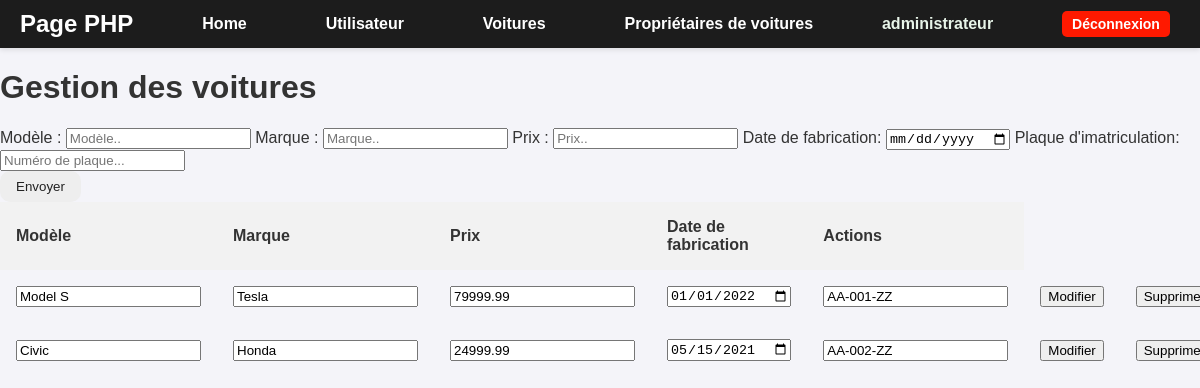
Page /public/php/cars.php (signed in) on the committed database.
### tables this page shows
CREATE TABLE IF NOT EXISTS cars (
    id INT NOT NULL AUTO_INCREMENT PRIMARY KEY,
    model VARCHAR(255) NOT NULL,
    brand VARCHAR(255) NOT NULL,
    price DECIMAL(8,2) CHECK (price >= 0),
    build_at DATE
);

### www/public/php/cars.php (the view, shortened to what this page needs)
<?php
    $db = connect();
    $query = $db->prepare("SELECT id, model, brand, price, build_at, plate FROM cars");
    $query->execute();
    $cars = $query->fetchAll(PDO::FETCH_OBJ);
?>
<!DOCTYPE html>
<html lang="fr">
<head>
    <link rel="stylesheet" href=".\..\css\header.css">
    <link rel="stylesheet" href=".\..\css\global.css">
</head>
<body>
    <?php include './include/header.php'; ?>
    <h1>Gestion des voitures</h1>
    <form id="form_user" method="POST">
    <label for="model">Modèle :</label>
    <input type="text" id="model" name="model" placeholder="Modèle..">
    <label for="brand">Marque :</label>
    <input type="text" id="brand" name="brand" placeholder="Marque..">
    <label for="price">Prix :</label>
    <input type="number" step="0.01" id="price" name="price" placeholder="Prix..">
    <label for="build_at">Date de fabrication:</label>
    <input type="date" id="build_at" name="build_at" placeholder="Fabrication..">
    <label for="plate">Plaque d'imatriculation:</label>
    <input type="text" id="plate" name="plate" placeholder="Numéro de plaque..." pattern="[A-Za-z]{2}-[0-9]{3}-[A-Za-z]{2}"
        title="Le format doit être XX-000-XX, avec deux lettres, trois chiffres, puis deux lettres." required>
    <br>
    <input type="submit" name="insert-car" id="submit-btn" value="Envoyer">
    </form>
    <?php if ($cars): ?>
        <table>
            <tr>
                <th>Modèle</th>
                <th>Marque</th>
                <th>Prix</th>
                <th>Date de fabrication</th>
                <th>Actions</th>
            </tr>
            <?php foreach ($cars as $car): ?>
                <tr>
                    <form method="POST" style="display: inline;">
                        <td>
                            <input type="text" name="model" value="<?= htmlspecialchars($car->model) ?>" required>
                        </td>
                        <td>
                            <input type="text" name="brand" value="<?= htmlspecialchars($car->brand) ?>" required>
                        </td>
                        <td>
                            <input type="number" step="0.01" name="price" value="<?= htmlspecialchars($car->price) ?>" required>
                        </td>
                        <td>
                            <input type="date" name="build_at" value="<?= htmlspecialchars($car->build_at) ?>" required>
                        </td>
                        <td>
                        <input type="text" id="plate" name="plate" value="<?= htmlspecialchars($car->plate) ?>" pattern="[A-Za-z]{2}-[0-9]{3}-[A-Za-z]{2}"
                        title="Le format doit être XX-000-XX, avec deux lettres, trois chiffres, puis deux lettres." required>
                        </td>
                        <td>
                            <button type="submit" name="update-car" class="update-car">Modifier</button>
                        </td>
                    </form>
                    <td>
                        <form method="POST" style="display: inline;">
                            <button type="submit" name="delete-car" class="delete-car">Supprimer</button>
                        </form>
                    </td>
                </tr>
            <?php endforeach; ?>
        </table>
    <?php else: ?>
        <p>Aucune voiture trouvée.</p>
    <?php endif; ?>
</body>
</html>

### www/public/css/global.css (style rules this page uses)
body { font-family: Arial, sans-serif; margin: 0; padding: 0; background-color: #f4f4f9; color: #333; }
table { font-family: Arial, sans-serif; border-collapse: collapse; width: 100%; }
th, td { padding: 16px; text-align: left; }
th { background-color: #f2f2f2; }
label { text-align: center; }
#submit-btn { padding: 0.5rem 1rem; border-radius: 10px; border: 1px; background-color: #eee; color: #222; }

### rows in the picture
cars: model "Model S", brand "Tesla", price "79999.99", build_at "01/01/2022", plate "AA-001-ZZ"
cars: model "Civic", brand "Honda", price "24999.99", build_at "05/15/2021", plate "AA-002-ZZ"

### other values in the picture
$username "administrateur"
